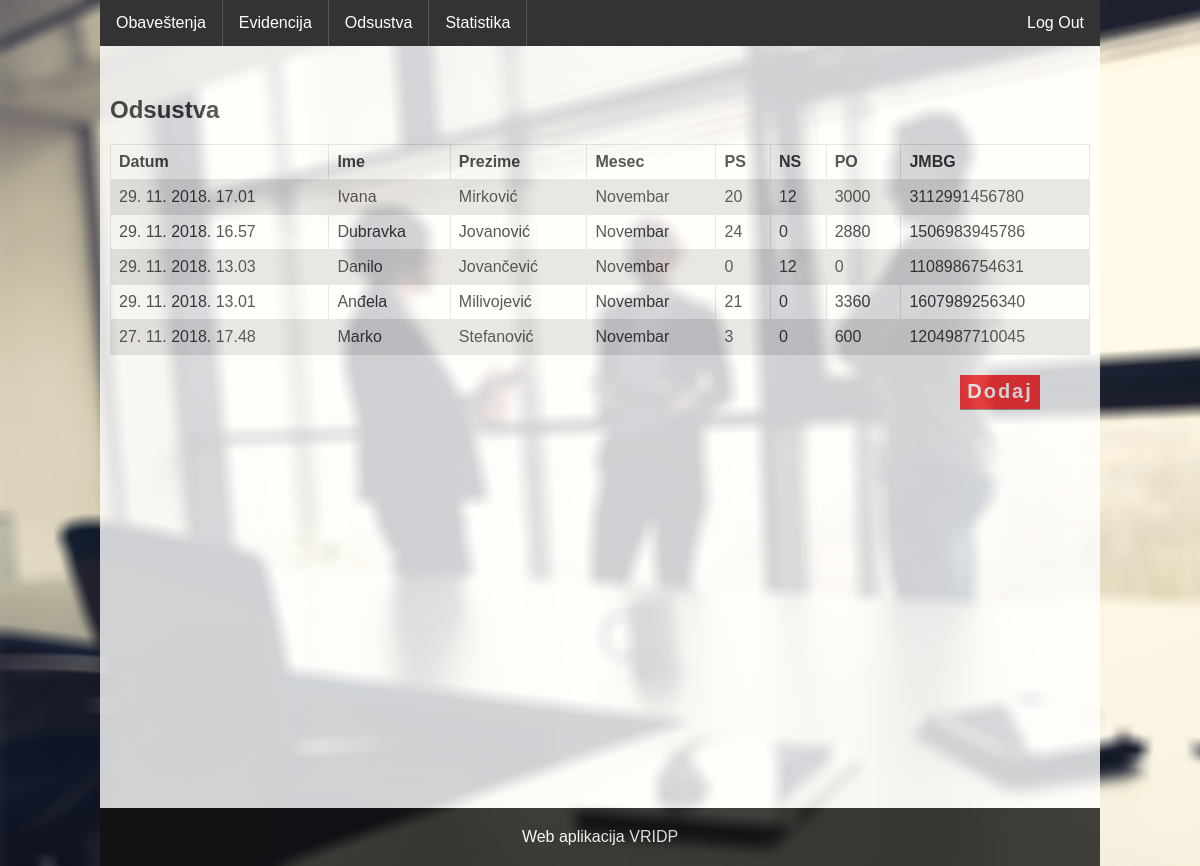
Screenshot of /user/index.php?action=absences (signed in) with the database file from the repository.
### tables this page shows
CREATE TABLE `work_log` (
  `work_log_id` int(10) unsigned NOT NULL AUTO_INCREMENT,
  `created_at` timestamp NOT NULL DEFAULT CURRENT_TIMESTAMP ON UPDATE CURRENT_TIMESTAMP,
  `manager_id` int(10) unsigned NOT NULL,
  `employee_id` int(10) unsigned NOT NULL,
  `month` enum('01','02','03','04','05','06','07','08','09','10','11','12') NOT NULL,
  `year` int(4) unsigned NOT NULL,
  `hours_worked` int(10) unsigned NOT NULL,
  `hours_price` decimal(10,2) unsigned NOT NULL,
  `hours_absent_paid` int(10) unsigned NOT NULL,
  `hours_absent_price` decimal(10,2) unsigned NOT NULL,
  `hours_absent_unpaid` int(10) unsigned NOT NULL,
  PRIMARY KEY (`work_log_id`),
  KEY `fk_work_log_1` (`manager_id`),
  KEY `fk_work_log_2` (`employee_id`),
  CONSTRAINT `fk_work_log_1` FOREIGN KEY (`manager_id`) REFERENCES `manager` (`manager_id`) ON UPDATE CASCADE,
  CONSTRAINT `fk_work_log_2` FOREIGN KEY (`employee_id`) REFERENCES `employee` (`employee_id`) ON UPDATE CASCADE
);

CREATE TABLE `employee` (
  `employee_id` int(10) unsigned NOT NULL AUTO_INCREMENT,
  `forename` varchar(128) NOT NULL,
  `surname` varchar(128) NOT NULL,
  `jmbg` varchar(13) NOT NULL,
  `manager_id` int(10) unsigned NOT NULL,
  PRIMARY KEY (`employee_id`),
  KEY `fk_employee` (`manager_id`),
  CONSTRAINT `fk_employee` FOREIGN KEY (`manager_id`) REFERENCES `manager` (`manager_id`) ON UPDATE CASCADE
);

### user/index.php (called while the page is built, shortened)
<?php
	$action = trim(filter_input(INPUT_GET, 'action', FILTER_SANITIZE_STRING));
	$fileToLoad = '';
	switch ($action) {
		case 'absences' 			       : $fileToLoad = 'UAbsencePg.php'; break;
	}
	require $fileToLoad;

### user/UAbsencePg.php (the view, shortened to what this page needs)
<?php
    require '../DataBaseConnection.php';
    require 'page_header.php';
	$sql = 'SELECT work_log.*, employee.*
				FROM work_log
				INNER JOIN employee ON work_log.employee_id = employee.employee_id
				WHERE
					work_log.hours_absent_paid > 0
					OR work_log.hours_absent_unpaid > 0
				ORDER BY
					work_log.created_at DESC;';
	$prep = $db->prepare($sql);
    $res = $prep->execute();
	$lista = [];
	if ($res) {
		$lista = $prep->fetchAll(PDO::FETCH_OBJ);
	}
	function lepDatum($isoDatum) {
		return date('j. n. Y. H.i', strtotime($isoDatum));
	}
	$meseciImena = ['Januar', 'Februar', 'Mart', 'April', 'Maj', 'Jun', 'Jul', 'Avgust', 'Septembar', 'Oktobar', 'Novembar', 'Decembar'];
?>
        <div id="sadrzaj">
                <div id="notiftable">
                    <h2>Odsustva</h2>
                        <table>
                            <tr>
                                <th>Datum</th>
                                <th>Ime</th>
                                <th>Prezime</th>
                                <th>Mesec</th>
                                <th>PS</th>
                                <th>NS</th>
                                <th>PO</th>
                                <th>JMBG</th>
                            </tr>
							<?php foreach ($lista as $item): ?>
							<tr>
                                <td><?php echo lepDatum($item->created_at); ?>
                                <td><?php echo $item->forename; ?>
                                <td><?php echo $item->surname; ?>
                                <td><?php echo $meseciImena[$item->month-1]; ?>
                                <td><?php echo $item->hours_absent_paid; ?>
                                <td><?php echo $item->hours_absent_unpaid; ?>
                                <td><?php echo $item->hours_absent_paid * $item->hours_absent_price; ?>
                                <td><?php echo $item->jmbg; ?>
                            </tr>
							<?php endforeach; ?>
                        </table>
                    <a href="?action=log/add"><input type="submit" class="dugmeO" value="Dodaj"></a>
                    </div>
<?php require 'page_footer.php'; ?>

### css/style.css (style rules this page uses)
body { margin: 0; padding: 0; font-family: sans-serif; background: url(../img/bg.jpg) no-repeat; background-size: cover; text-align: center; min-height: 100vh; }
#sadrzaj { background: white; opacity: 0.8; min-height: calc(100vh - 100px); padding-bottom: 60px; }
table { font-family: arial, sans-serif; border-collapse: collapse; width: 100%; }
td, th { border: 1px solid #dddddd; text-align: left; padding: 8px; }
tr:nth-child(even) { background-color: #dddddd; }
#notiftable { margin-top: -20px; padding-left: 10px; padding-right: 10px; }
#notiftable > h2 { padding-top: 50px; text-align-last: left; }
.dugmeO { background: #ff0000; border-color: transparent; border:none; outline: none; border-bottom: 1px solid gray; color: #fff; font-size: 20px; margin-bottom: 16px; width:80px; height: 35px; margin-top: 20px; letter-spacing: 2px; font-weight: bold; margin-left: 800px; }

### rows the page displays
work_log: created_at "29. 11. 2018. 17.01", employee.forename "Ivana", employee.surname "Mirković", month "Novembar", hours_absent_paid "20", hours_absent_unpaid "12", $item->hours_absent_paid * $item->hours_absent_price "3000", employee.jmbg "3112991456780"
work_log: created_at "29. 11. 2018. 16.57", employee.forename "Dubravka", employee.surname "Jovanović", month "Novembar", hours_absent_paid "24", hours_absent_unpaid "0", $item->hours_absent_paid * $item->hours_absent_price "2880", employee.jmbg "1506983945786"
work_log: created_at "29. 11. 2018. 13.03", employee.forename "Danilo", employee.surname "Jovančević", month "Novembar", hours_absent_paid "0", hours_absent_unpaid "12", $item->hours_absent_paid*$item->hours_absent_price "0", employee.jmbg "1108986754631"
work_log: created_at "29. 11. 2018. 13.01", employee.forename "Anđela", employee.surname "Milivojević", month "Novembar", hours_absent_paid "21", hours_absent_unpaid "0", $item->hours_absent_paid * $item->hours_absent_price "3360", employee.jmbg "1607989256340"
work_log: created_at "27. 11. 2018. 17.48", employee.forename "Marko", employee.surname "Stefanović", month "Novembar", hours_absent_paid "3", hours_absent_unpaid "0", $item->hours_absent_paid * $item->hours_absent_price "600", employee.jmbg "1204987710045"
